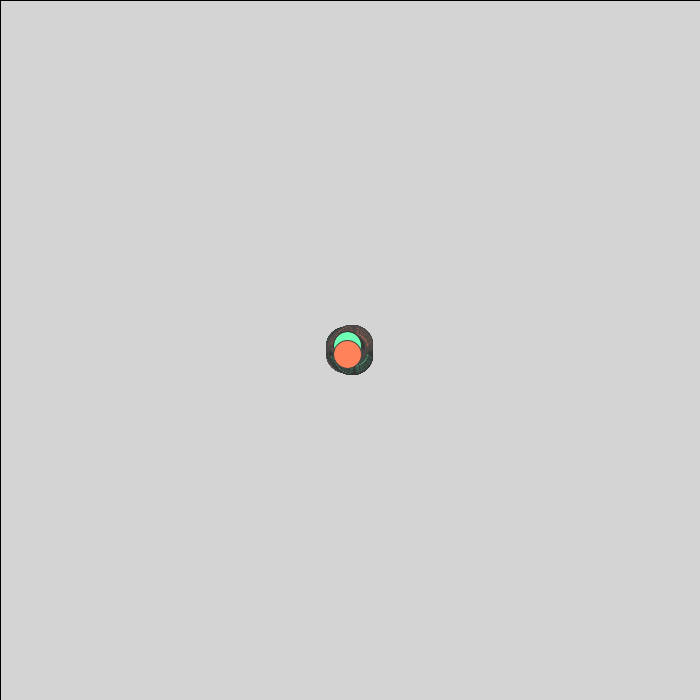
Frame 1 (no input)
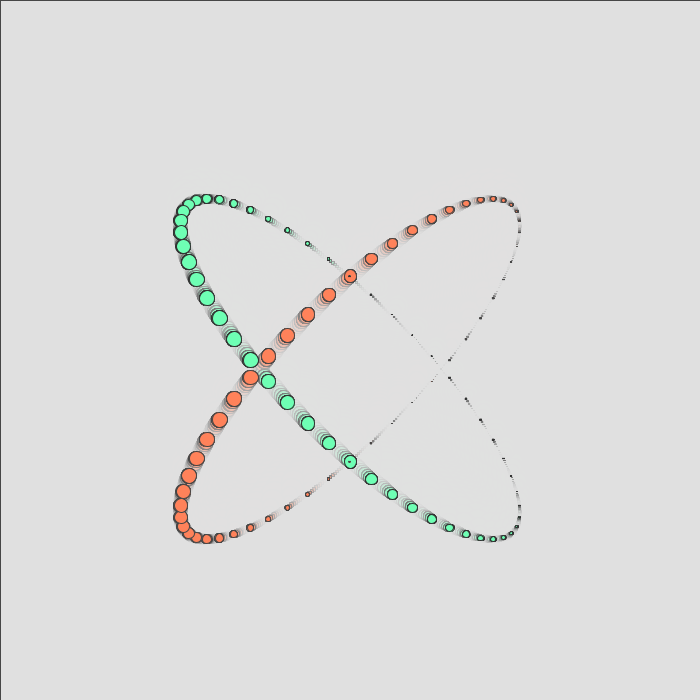
Frame 60 (the mouse pressed at the canvas centre just before this capture)
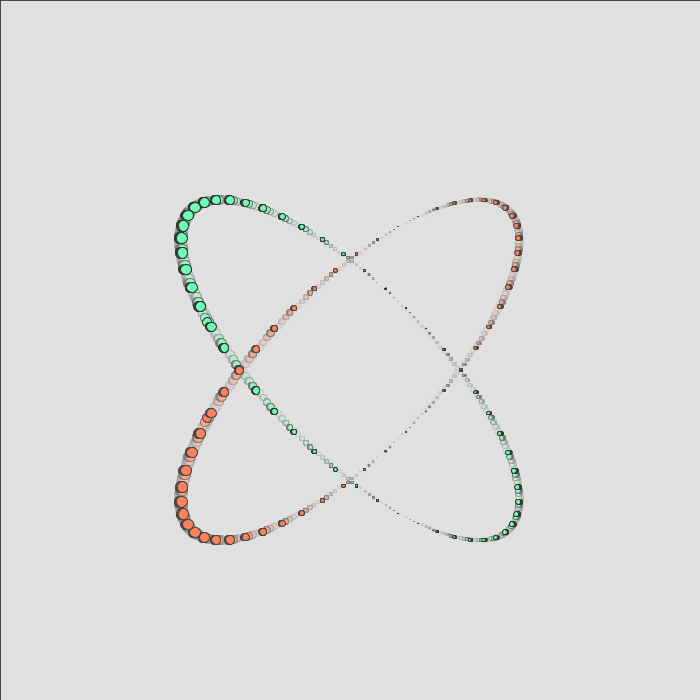
Frame 120 (the mouse held since frame 60 and released just before this capture)

The Processing sketch that drew these frames (run headless with seeded random() and noise(); from frame 60 on, the mouse is pressed at the canvas centre):

// Processing sketch: processing_165111
// ── processing_165111.pde

Firework fire;



void setup() {
  size(700, 700);
  fire = new Firework(5, 20, width/2, height/2);

}

void draw() {
  smooth();
  fill(225, 225, 225, 100); 
  rect(0, 0, width, height);
  fire.display();
  fire.move();
}
class Firework {
  float angle;
  float r;
  float d;
  float x;
  float y;
  float a;
  float b;
  float c;

  Firework(float tempR, float diameter, float mya, float myb) {
    r=tempR;
    d=diameter;
    a=mya;
    b=myb;
  }

  void display() {
    translate(a, b);
    for (int j=0; j<9; j++) {
      for (int i=0; i<50; i++) {
        x=(r-20*j*frameCount*0.0001)*cos(angle+map(cos(frameCount*0.0007), -1, 1, -50, 50));
        y=(r+20*j/frameCount*0.0001)*cos(angle-map(cos(frameCount*0.0001), -1, 1, -50, 50));
        // y=y-(r/20/j)*-cos(angle/cos(angle/map(cos(frameCount*0.05), -1, 1, -50, 50)));
        stroke(50);
        fill(110, height, 180);
        ellipse(x, y, d+10, d+10);
        stroke(70);
        fill(height, 130, 90);
        ellipse(x, -y, d+10, d+10);
        fill(255);
        d=d-cos(angle+map(tan(frameCount*0.001), -1, 1, -10, 10));
        angle=(2*PI/50)*i;
        angle=angle-map(cos(frameCount*0.005), -1, 1, -10, 10);
      }
    }
  }

  void move() {
    for (int n=0; n<5; n++) {
      if (d>0) {
        if (r<(180-2*5)) {
          r=r+.5+frameCount*0.01;
        } else {
          b=b+cos(0.025*2);
          d=d-cos(0.003*2);
        }
      }
    }
  }
}
